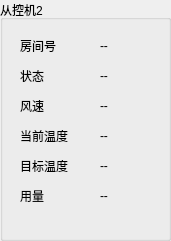
   <widget class="QGroupBox" name="groupBox_2">
    <property name="geometry">
     <rect>
      <x>420</x>
      <y>130</y>
      <width>171</width>
      <height>241</height>
     </rect>
    </property>
    <property name="title">
     <string>从控机2</string>
    </property>
    <widget class="QLabel" name="label_7">
     <property name="geometry">
      <rect>
       <x>20</x>
       <y>40</y>
       <width>54</width>
       <height>12</height>
      </rect>
     </property>
     <property name="text">
      <string>房间号</string>
     </property>
    </widget>
    <widget class="QLabel" name="label_8">
     <property name="geometry">
      <rect>
       <x>20</x>
       <y>160</y>
       <width>54</width>
       <height>12</height>
      </rect>
     </property>
     <property name="text">
      <string>目标温度</string>
     </property>
    </widget>
    <widget class="QLabel" name="label_9">
     <property name="geometry">
      <rect>
       <x>20</x>
       <y>70</y>
       <width>54</width>
       <height>12</height>
      </rect>
     </property>
     <property name="text">
      <string>状态</string>
     </property>
    </widget>
    <widget class="QLabel" name="label_10">
     <property name="geometry">
      <rect>
       <x>20</x>
       <y>100</y>
       <width>54</width>
       <height>12</height>
      </rect>
     </property>
     <property name="text">
      <string>风速</string>
     </property>
    </widget>
    <widget class="QLabel" name="label_11">
     <property name="geometry">
      <rect>
       <x>20</x>
       <y>190</y>
       <width>54</width>
       <height>12</height>
      </rect>
     </property>
     <property name="text">
      <string>用量</string>
     </property>
    </widget>
    <widget class="QLabel" name="label_12">
     <property name="geometry">
      <rect>
       <x>20</x>
       <y>130</y>
       <width>54</width>
       <height>12</height>
      </rect>
     </property>
     <property name="text">
      <string>当前温度</string>
     </property>
    </widget>
    <widget class="QLabel" name="targetLabel_2">
     <property name="geometry">
      <rect>
       <x>100</x>
       <y>160</y>
       <width>54</width>
       <height>12</height>
      </rect>
     </property>
     <property name="text">
      <string>--</string>
     </property>
    </widget>
    <widget class="QLabel" name="usageLabel_2">
     <property name="geometry">
      <rect>
       <x>100</x>
       <y>190</y>
       <width>54</width>
       <height>12</height>
      </rect>
     </property>
     <property name="text">
      <string>--</string>
     </property>
    </widget>
    <widget class="QLabel" name="windLabel_2">
     <property name="geometry">
      <rect>
       <x>100</x>
       <y>100</y>
       <width>54</width>
       <height>12</height>
      </rect>
     </property>
     <property name="text">
      <string>--</string>
     </property>
    </widget>
    <widget class="QLabel" name="statusLabel_2">
     <property name="geometry">
      <rect>
       <x>100</x>
       <y>70</y>
       <width>54</width>
       <height>12</height>
      </rect>
     </property>
     <property name="text">
      <string>--</string>
     </property>
    </widget>
    <widget class="QLabel" name="roomLabel_2">
     <property name="geometry">
      <rect>
       <x>100</x>
       <y>40</y>
       <width>54</width>
       <height>12</height>
      </rect>
     </property>
     <property name="text">
      <string>--</string>
     </property>
    </widget>
    <widget class="QLabel" name="currentLabel_2">
     <property name="geometry">
      <rect>
       <x>100</x>
       <y>130</y>
       <width>54</width>
       <height>12</height>
      </rect>
     </property>
     <property name="text">
      <string>--</string>
     </property>
    </widget>
   </widget>
